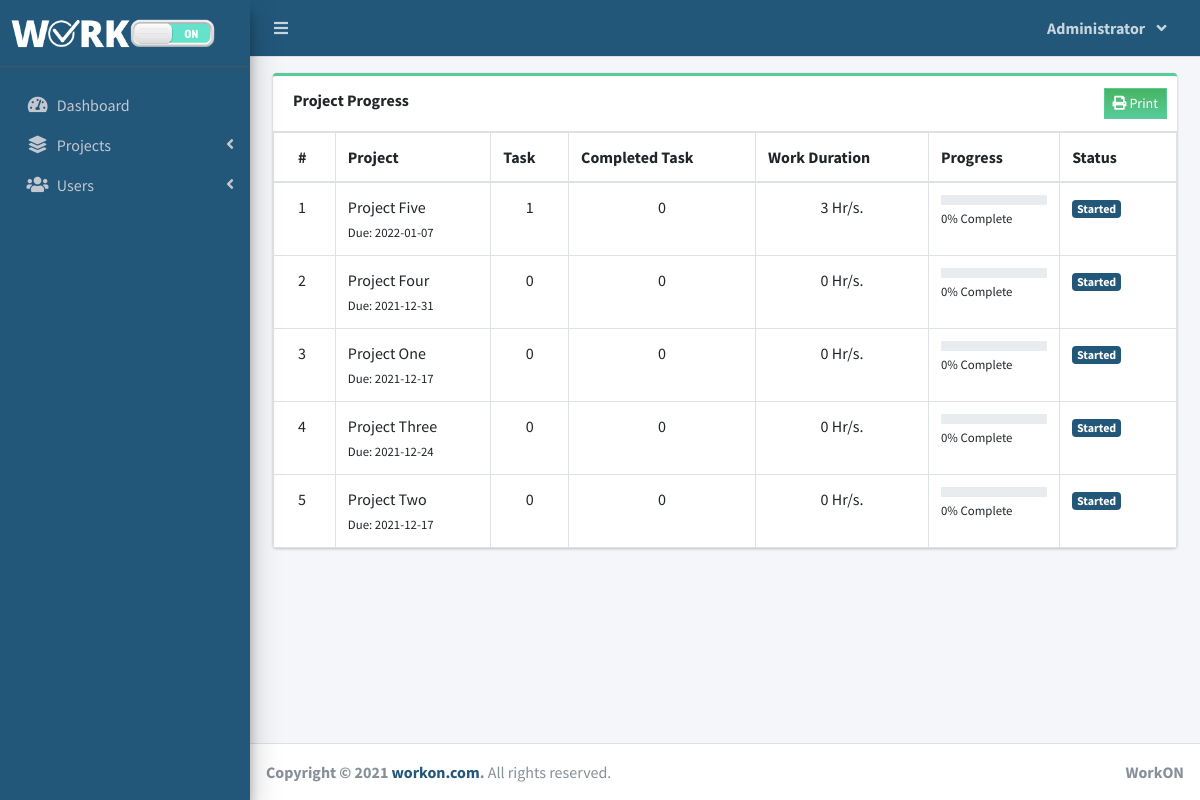
/index.php?page=reports (signed in), run on the app's committed database.
### tables this page shows
CREATE TABLE `project_list` (
  `id` int(30) NOT NULL,
  `name` varchar(200) NOT NULL,
  `description` text NOT NULL,
  `status` tinyint(2) NOT NULL,
  `start_date` date NOT NULL,
  `end_date` date NOT NULL,
  `manager_id` int(30) NOT NULL,
  `user_ids` text NOT NULL,
  `project_url` longtext NOT NULL,
  `project_time_sheet` longtext NOT NULL,
  `project_files` longtext NOT NULL,
  `date_created` datetime NOT NULL DEFAULT current_timestamp()
);

### reports.php (the view, shortened to what this page needs)
<?php include 'db_connect.php' ?>
 <div class="col-md-12">
        <div class="card card-outline card-success">
          <div class="card-header">
            <b>Project Progress</b>
            <div class="card-tools">
            	<button class="btn btn-flat btn-sm bg-gradient-success btn-success" id="print"><i class="fa fa-print"></i> Print</button>
            </div>
          </div>
          <div class="card-body p-0">
            <div class="table-responsive" id="printable">
              <table class="table m-0 table-bordered">
                <thead>
                  <th>#</th>
                  <th>Project</th>
                  <th>Task</th>
                  <th>Completed Task</th>
                  <th>Work Duration</th>
                  <th>Progress</th>
                  <th>Status</th>
                </thead>
                <tbody>
                <?php
                $i = 1;
                $stat = array("Pending","Started","On-Progress","On-Hold","Over Due","Done");
                $where = "";
                $qry = $conn->query("SELECT * FROM project_list $where order by name asc");
                while($row= $qry->fetch_assoc()):
                $tprog = $conn->query("SELECT * FROM task_list where project_id = {$row['id']}")->num_rows;
                $cprog = $conn->query("SELECT * FROM task_list where project_id = {$row['id']} and status = 3")->num_rows;
                $prog = $tprog > 0 ? ($cprog/$tprog) * 100 : 0;
                $prog = $prog > 0 ?  number_format($prog,2) : $prog;
                $dur = $conn->query("SELECT sum(time_rendered) as duration FROM user_productivity where project_id = {$row['id']}");
                $dur = $dur->num_rows > 0 ? $dur->fetch_assoc()['duration'] : 0;
                  ?>
                  <tr>
                      <td>
                         <?php echo $i++ ?>
                      </td>
                      <td>
                          <a>
                              <?php echo ucwords($row['name']) ?>
                          </a>
                          <br>
                          <small>
                              Due: <?php echo date("Y-m-d",strtotime($row['end_date'])) ?>
                          </small>
                      </td>
                      <td class="text-center">
                      	<?php echo number_format($tprog) ?>
                      </td>
                      <td class="text-center">
                      	<?php echo number_format($cprog) ?>
                      </td>
                      <td class="text-center">
                      	<?php echo number_format($dur).' Hr/s.' ?>
                      </td>
                      <td class="project_progress">
                          <div class="progress progress-sm">
                          </div>
                          <small>
                              <?php echo $prog ?>% Complete
                          </small>
                      </td>
                      <td class="project-state">
                          <?php
                            if($stat[$row['status']] =='Pending'){
                              echo "<span class='badge badge-secondary'>{$stat[$row['status']]}</span>";
                            }elseif($stat[$row['status']] =='Started'){
                              echo "<span class='badge badge-primary'>{$stat[$row['status']]}</span>";
                            }elseif($stat[$row['status']] =='On-Progress'){
                              echo "<span class='badge badge-info'>{$stat[$row['status']]}</span>";
                            }elseif($stat[$row['status']] =='On-Hold'){
                              echo "<span class='badge badge-warning'>{$stat[$row['status']]}</span>";
                            }elseif($stat[$row['status']] =='Over Due'){
                              echo "<span class='badge badge-danger'>{$stat[$row['status']]}</span>";
                            }elseif($stat[$row['status']] =='Done'){
                              echo "<span class='badge badge-success'>{$stat[$row['status']]}</span>";
                            }
                          ?>
                      </td>
                  </tr>
                <?php endwhile; ?>
                </tbody>
              </table>
            </div>
          </div>
        </div>
        </div>

### data on the page
project_list: name "Project Five", end_date "2022-01-07", tprog "1", cprog "0", dur "3", prog "0", status "Started"
project_list: name "Project Four", end_date "2021-12-31", tprog "0", cprog "0", dur "0", prog "0", status "Started"
project_list: name "Project One", end_date "2021-12-17", tprog "0", cprog "0", dur "0", prog "0", status "Started"
project_list: name "Project Three", end_date "2021-12-24", tprog "0", cprog "0", dur "0", prog "0", status "Started"
project_list: name "Project Two", end_date "2021-12-17", tprog "0", cprog "0", dur "0", prog "0", status "Started"

### other printed values
$_SESSION['login_firstname'] "Administrator"
$_SESSION['system']['name'] "WorkON"
